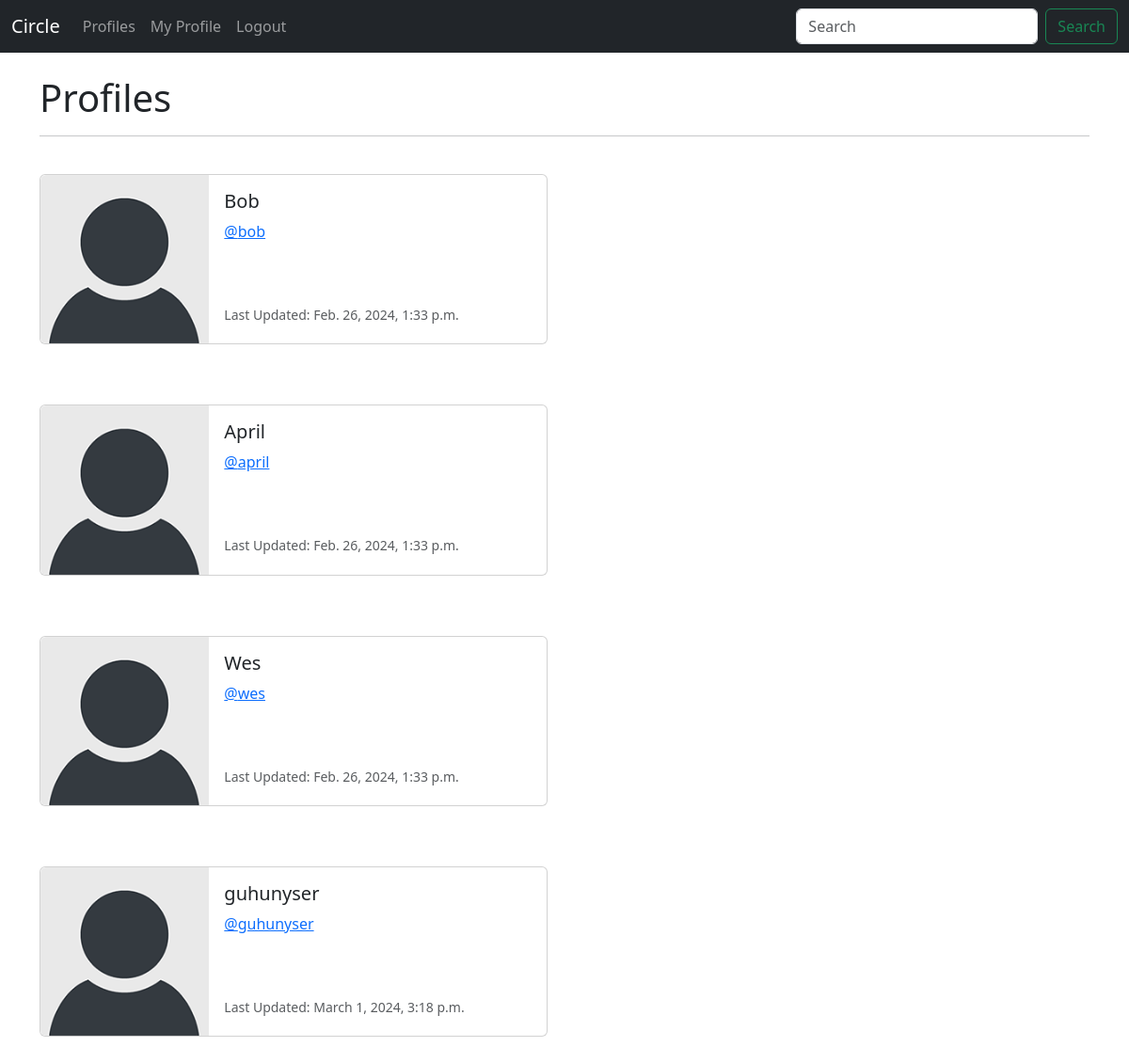
The page /profile_list/ (signed in) on the database as committed earlier.
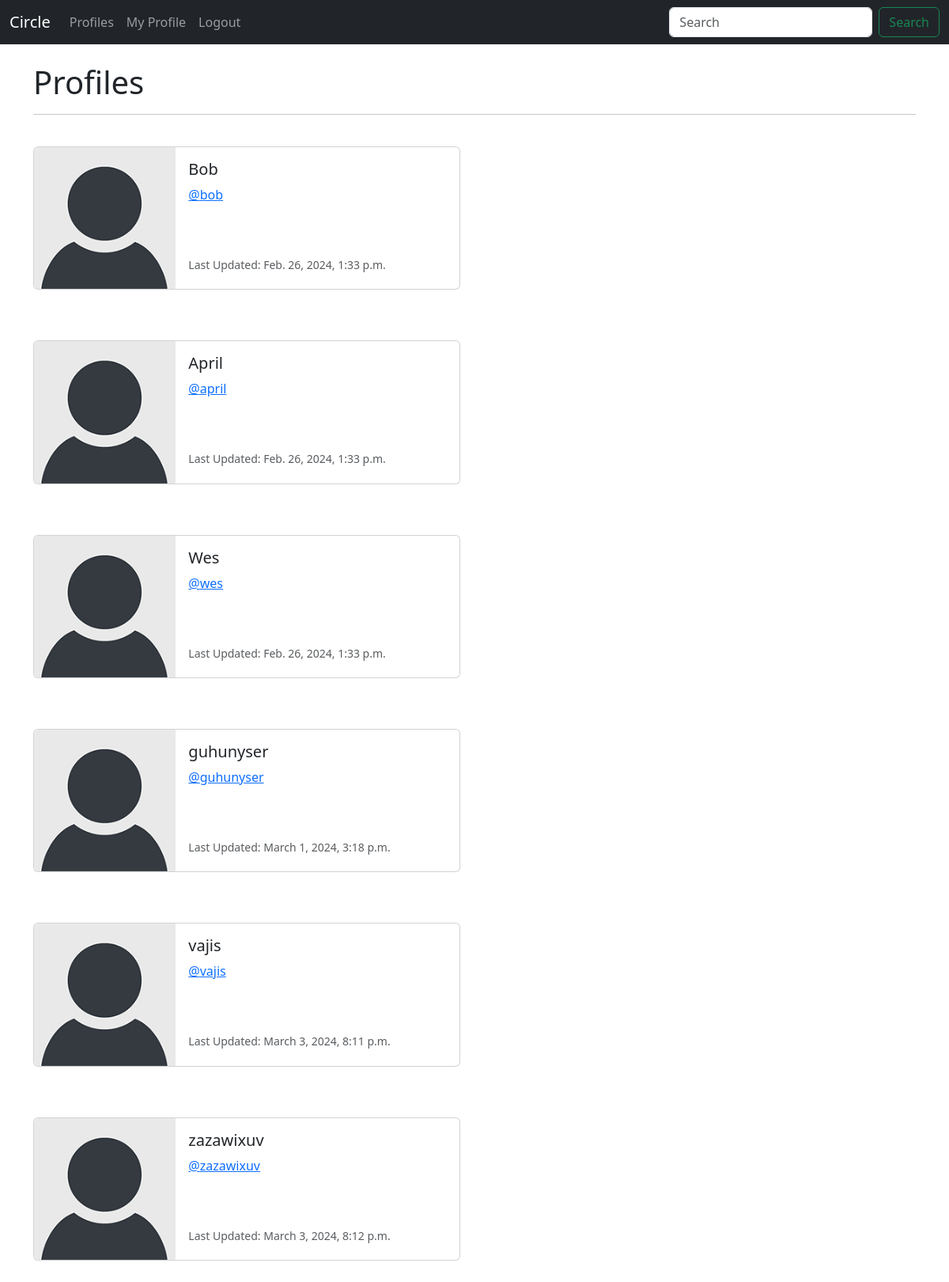
The same page on the database as committed later.
### circle/models.py (models this page shows, shortened)
class Profile(models.Model):
    user = models.OneToOneField( User, on_delete=models.CASCADE)
    follows = models.ManyToManyField("self",
        related_name="followed_by",
        symmetrical=False,
        blank=True)
    date_modified = models.DateTimeField(User, auto_now=True)
    profile_image = models.ImageField(null=True,blank=True, upload_to="images/")

### circle/views.py (the view)
# urls.py: path('profile_list/', views.profile_list, name='profile_list'),
def profile_list(request):
    if request.user.is_authenticated:
        profiles = Profile.objects.exclude(user=request.user)
        return render(request, 'profile_list.html', {"profiles":profiles} )
    else:
        messages.success(request, ("You must be logged in to View Page..."))
        return redirect('home')

### circle/templates/profile_list.html
{% extends 'base.html' %}
{% load static %}
{% block content %}
<h1>Profiles</h1>
<hr/>
<br/>
{% if profiles %}
   {% for profile in profiles %}
   <div class="card mb-3" style="max-width: 540px;">
    <div class="row g-0">
      <div class="col-md-4">
        <img src="{% static 'images/default_profile_pic.png' %}" class="img-fluid rounded-start" alt="Profile Image">
      </div>
      <div class="col-md-8">
        <div class="card-body">
          <h5 class="card-title">{{ profile.user.username }}</h5>
          <p class="card-text"><a href="{% url 'profile' profile.user.id %}">@{{ profile.user.username | lower}}</a></a></p><br/><br/>
          <p class="card-text"><small class="text-body-secondary">Last Updated: {{ profile.date_modified }}
        </small></p>
        </div>
      </div>
    </div>
  </div>
  <br/>
  <br/>
   {% endfor %}
{% endif %}
{% endblock %}

### circle/templates/base.html (shortened to what this page needs)
<!doctype html>
<html lang="en">
  <head>
    <link href="https://cdn.jsdelivr.net/npm/bootstrap@5.3.3/dist/css/bootstrap.min.css" rel="stylesheet">
  </head>
  <body>
    {% include 'navbar.html' %}
    <div class="container">
      <br/>
        {% block content %}
        {% endblock %}
    </div>
  </body>
</html>

### circle/templates/navbar.html (shortened to what this page needs)
<nav class="navbar navbar-expand-lg navbar-dark bg-dark">
    <div class="container-fluid">
      <a class="navbar-brand" href="{% url 'home' %}">Circle</a>
      <div class="collapse navbar-collapse" id="navbarSupportedContent">
        <ul class="navbar-nav me-auto mb-2 mb-lg-0">
          <li class="nav-item">
            <a class="nav-link" href="{% url 'profile_list' %}">Profiles</a>
          </li>
          {% if user.is_authenticated %}
          <li class="nav-item">
              <a class="nav-link" href="{% url 'profile' request.user.id %}">My Profile</a>
          </li>
          <li class="nav-item">
            <a class="nav-link" href="{% url 'logout' %}">Logout</a>
        </li>
          {% endif %}
        </ul>
        <form class="d-flex" role="search">
          <input class="form-control me-2" type="search" placeholder="Search" aria-label="Search">
          <button class="btn btn-outline-success" type="submit">Search</button>
        </form>
      </div>
    </div>
  </nav>

Rows that differ between the two databases and show on the page:
added Profile: user.username "vajis", date_modified "March 3, 2024, 8:11 p.m."
added Profile: user.username "zazawixuv", date_modified "March 3, 2024, 8:12 p.m."
